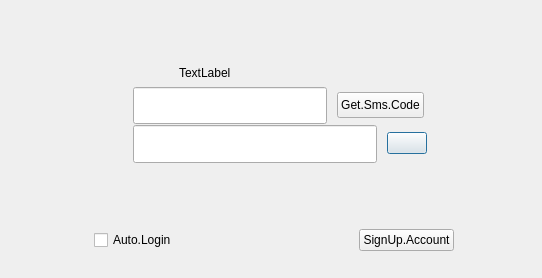
<?xml version="1.0" encoding="UTF-8"?>
<ui version="4.0">
 <class>XLLoginDialog</class>
 <widget class="QDialog" name="XLLoginDialog">
  <property name="geometry">
   <rect>
    <x>0</x>
    <y>0</y>
    <width>542</width>
    <height>278</height>
   </rect>
  </property>
  <property name="minimumSize">
   <size>
    <width>542</width>
    <height>278</height>
   </size>
  </property>
  <property name="maximumSize">
   <size>
    <width>542</width>
    <height>278</height>
   </size>
  </property>
  <property name="windowTitle">
   <string>Dialog</string>
  </property>
  <layout class="QVBoxLayout" name="verticalLayout">
   <property name="spacing">
    <number>0</number>
   </property>
   <property name="leftMargin">
    <number>0</number>
   </property>
   <property name="topMargin">
    <number>0</number>
   </property>
   <property name="rightMargin">
    <number>0</number>
   </property>
   <property name="bottomMargin">
    <number>0</number>
   </property>
   <item>
    <widget class="QFrame" name="topFrame">
     <property name="sizePolicy">
      <sizepolicy hsizetype="Expanding" vsizetype="Expanding">
       <horstretch>0</horstretch>
       <verstretch>0</verstretch>
      </sizepolicy>
     </property>
     <property name="frameShape">
      <enum>QFrame::NoFrame</enum>
     </property>
     <property name="frameShadow">
      <enum>QFrame::Raised</enum>
     </property>
     <layout class="QVBoxLayout" name="verticalLayout_2">
      <property name="spacing">
       <number>0</number>
      </property>
      <property name="leftMargin">
       <number>0</number>
      </property>
      <property name="topMargin">
       <number>32</number>
      </property>
      <property name="rightMargin">
       <number>0</number>
      </property>
      <property name="bottomMargin">
       <number>0</number>
      </property>
      <item>
       <widget class="QLabel" name="titleLabel">
        <property name="sizePolicy">
         <sizepolicy hsizetype="Expanding" vsizetype="Fixed">
          <horstretch>0</horstretch>
          <verstretch>0</verstretch>
         </sizepolicy>
        </property>
        <property name="text">
         <string/>
        </property>
        <property name="pixmap">
         <pixmap resource="obs.qrc">:/res/images/sign_in_title.png</pixmap>
        </property>
        <property name="alignment">
         <set>Qt::AlignCenter</set>
        </property>
       </widget>
      </item>
      <item>
       <widget class="QWidget" name="warningBar" native="true">
        <property name="sizePolicy">
         <sizepolicy hsizetype="Expanding" vsizetype="Fixed">
          <horstretch>0</horstretch>
          <verstretch>0</verstretch>
         </sizepolicy>
        </property>
        <property name="minimumSize">
         <size>
          <width>0</width>
          <height>40</height>
         </size>
        </property>
        <property name="maximumSize">
         <size>
          <width>16777215</width>
          <height>40</height>
         </size>
        </property>
        <layout class="QHBoxLayout" name="horizontalLayout_5">
         <property name="spacing">
          <number>0</number>
         </property>
         <property name="leftMargin">
          <number>172</number>
         </property>
         <property name="topMargin">
          <number>14</number>
         </property>
         <property name="rightMargin">
          <number>0</number>
         </property>
         <property name="bottomMargin">
          <number>0</number>
         </property>
         <item>
          <widget class="QLabel" name="warningIconLabel">
           <property name="sizePolicy">
            <sizepolicy hsizetype="Fixed" vsizetype="Fixed">
             <horstretch>0</horstretch>
             <verstretch>0</verstretch>
            </sizepolicy>
           </property>
           <property name="text">
            <string/>
           </property>
           <property name="pixmap">
            <pixmap resource="obs.qrc">:/res/images/warning.png</pixmap>
           </property>
          </widget>
         </item>
         <item>
          <widget class="QLabel" name="warningLabel">
           <property name="text">
            <string>TextLabel</string>
           </property>
          </widget>
         </item>
        </layout>
       </widget>
      </item>
      <item alignment="Qt::AlignHCenter">
       <widget class="QWidget" name="widget" native="true">
        <property name="sizePolicy">
         <sizepolicy hsizetype="Fixed" vsizetype="Fixed">
          <horstretch>0</horstretch>
          <verstretch>0</verstretch>
         </sizepolicy>
        </property>
        <property name="minimumSize">
         <size>
          <width>0</width>
          <height>117</height>
         </size>
        </property>
        <property name="maximumSize">
         <size>
          <width>16777215</width>
          <height>117</height>
         </size>
        </property>
        <layout class="QHBoxLayout" name="horizontalLayout_9">
         <property name="spacing">
          <number>20</number>
         </property>
         <property name="leftMargin">
          <number>0</number>
         </property>
         <property name="topMargin">
          <number>0</number>
         </property>
         <property name="rightMargin">
          <number>0</number>
         </property>
         <property name="bottomMargin">
          <number>40</number>
         </property>
         <item>
          <widget class="QLabel" name="label">
           <property name="sizePolicy">
            <sizepolicy hsizetype="Fixed" vsizetype="Fixed">
             <horstretch>0</horstretch>
             <verstretch>0</verstretch>
            </sizepolicy>
           </property>
           <property name="text">
            <string/>
           </property>
           <property name="pixmap">
            <pixmap resource="obs.qrc">:/res/images/xiaomei_avatar.png</pixmap>
           </property>
          </widget>
         </item>
         <item>
          <widget class="QWidget" name="editPanel" native="true">
           <property name="sizePolicy">
            <sizepolicy hsizetype="Fixed" vsizetype="Fixed">
             <horstretch>0</horstretch>
             <verstretch>0</verstretch>
            </sizepolicy>
           </property>
           <property name="minimumSize">
            <size>
             <width>304</width>
             <height>77</height>
            </size>
           </property>
           <property name="maximumSize">
            <size>
             <width>304</width>
             <height>77</height>
            </size>
           </property>
           <layout class="QVBoxLayout" name="verticalLayout_3">
            <property name="spacing">
             <number>0</number>
            </property>
            <property name="leftMargin">
             <number>0</number>
            </property>
            <property name="topMargin">
             <number>0</number>
            </property>
            <property name="rightMargin">
             <number>0</number>
            </property>
            <property name="bottomMargin">
             <number>0</number>
            </property>
            <item>
             <widget class="QWidget" name="mobilePanel" native="true">
              <property name="minimumSize">
               <size>
                <width>0</width>
                <height>38</height>
               </size>
              </property>
              <property name="maximumSize">
               <size>
                <width>16777215</width>
                <height>38</height>
               </size>
              </property>
              <layout class="QHBoxLayout" name="horizontalLayout_6">
               <property name="spacing">
                <number>10</number>
               </property>
               <property name="leftMargin">
                <number>1</number>
               </property>
               <property name="topMargin">
                <number>1</number>
               </property>
               <property name="rightMargin">
                <number>12</number>
               </property>
               <property name="bottomMargin">
                <number>0</number>
               </property>
               <item>
                <widget class="QLineEdit" name="mobileEdit">
                 <property name="sizePolicy">
                  <sizepolicy hsizetype="Expanding" vsizetype="Fixed">
                   <horstretch>0</horstretch>
                   <verstretch>0</verstretch>
                  </sizepolicy>
                 </property>
                 <property name="minimumSize">
                  <size>
                   <width>0</width>
                   <height>37</height>
                  </size>
                 </property>
                 <property name="maximumSize">
                  <size>
                   <width>16777215</width>
                   <height>37</height>
                  </size>
                 </property>
                 <property name="baseSize">
                  <size>
                   <width>0</width>
                   <height>0</height>
                  </size>
                 </property>
                 <property name="focusPolicy">
                  <enum>Qt::StrongFocus</enum>
                 </property>
                 <property name="inputMethodHints">
                  <set>Qt::ImhDialableCharactersOnly|Qt::ImhNoAutoUppercase</set>
                 </property>
                 <property name="frame">
                  <bool>true</bool>
                 </property>
                 <property name="alignment">
                  <set>Qt::AlignLeading|Qt::AlignLeft|Qt::AlignVCenter</set>
                 </property>
                </widget>
               </item>
               <item>
                <widget class="QWidget" name="widget_2" native="true">
                 <layout class="QHBoxLayout" name="horizontalLayout_7">
                  <property name="spacing">
                   <number>0</number>
                  </property>
                  <property name="leftMargin">
                   <number>0</number>
                  </property>
                  <property name="topMargin">
                   <number>0</number>
                  </property>
                  <property name="rightMargin">
                   <number>0</number>
                  </property>
                  <property name="bottomMargin">
                   <number>0</number>
                  </property>
                  <item>
                   <widget class="QPushButton" name="getSmsButton">
                    <property name="sizePolicy">
                     <sizepolicy hsizetype="Minimum" vsizetype="Fixed">
                      <horstretch>0</horstretch>
                      <verstretch>0</verstretch>
                     </sizepolicy>
                    </property>
                    <property name="minimumSize">
                     <size>
                      <width>0</width>
                      <height>26</height>
                     </size>
                    </property>
                    <property name="maximumSize">
                     <size>
                      <width>16777215</width>
                      <height>26</height>
                     </size>
                    </property>
                    <property name="text">
                     <string>Get.Sms.Code</string>
                    </property>
                   </widget>
                  </item>
                 </layout>
                </widget>
               </item>
              </layout>
             </widget>
            </item>
            <item>
             <widget class="QWidget" name="smsCodePanel" native="true">
              <property name="minimumSize">
               <size>
                <width>0</width>
                <height>39</height>
               </size>
              </property>
              <property name="maximumSize">
               <size>
                <width>16777215</width>
                <height>39</height>
               </size>
              </property>
              <layout class="QHBoxLayout" name="horizontalLayout_8">
               <property name="spacing">
                <number>10</number>
               </property>
               <property name="leftMargin">
                <number>1</number>
               </property>
               <property name="topMargin">
                <number>1</number>
               </property>
               <property name="rightMargin">
                <number>9</number>
               </property>
               <property name="bottomMargin">
                <number>1</number>
               </property>
               <item>
                <widget class="QLineEdit" name="smsCodeEdit">
                 <property name="sizePolicy">
                  <sizepolicy hsizetype="Expanding" vsizetype="Fixed">
                   <horstretch>0</horstretch>
                   <verstretch>0</verstretch>
                  </sizepolicy>
                 </property>
                 <property name="minimumSize">
                  <size>
                   <width>0</width>
                   <height>38</height>
                  </size>
                 </property>
                 <property name="maximumSize">
                  <size>
                   <width>16777215</width>
                   <height>38</height>
                  </size>
                 </property>
                 <property name="inputMethodHints">
                  <set>Qt::ImhNoAutoUppercase|Qt::ImhPreferNumbers</set>
                 </property>
                </widget>
               </item>
               <item>
                <widget class="QWidget" name="widget_3" native="true">
                 <layout class="QHBoxLayout" name="horizontalLayout_4">
                  <property name="spacing">
                   <number>0</number>
                  </property>
                  <property name="leftMargin">
                   <number>0</number>
                  </property>
                  <property name="topMargin">
                   <number>0</number>
                  </property>
                  <property name="rightMargin">
                   <number>0</number>
                  </property>
                  <property name="bottomMargin">
                   <number>0</number>
                  </property>
                  <item>
                   <widget class="QPushButton" name="signInButton">
                    <property name="sizePolicy">
                     <sizepolicy hsizetype="Minimum" vsizetype="Fixed">
                      <horstretch>0</horstretch>
                      <verstretch>0</verstretch>
                     </sizepolicy>
                    </property>
                    <property name="icon">
                     <iconset resource="obs.qrc">
                      <normaloff>:/res/images/enter.png</normaloff>:/res/images/enter.png</iconset>
                    </property>
                    <property name="iconSize">
                     <size>
                      <width>28</width>
                      <height>26</height>
                     </size>
                    </property>
                    <property name="default">
                     <bool>true</bool>
                    </property>
                   </widget>
                  </item>
                 </layout>
                </widget>
               </item>
              </layout>
             </widget>
            </item>
           </layout>
          </widget>
         </item>
        </layout>
       </widget>
      </item>
      <item>
       <widget class="QWidget" name="buttonBox" native="true">
        <layout class="QHBoxLayout" name="horizontalLayout">
         <property name="spacing">
          <number>0</number>
         </property>
         <property name="leftMargin">
          <number>0</number>
         </property>
         <property name="topMargin">
          <number>0</number>
         </property>
         <property name="rightMargin">
          <number>0</number>
         </property>
         <property name="bottomMargin">
          <number>0</number>
         </property>
         <item>
          <widget class="XLClickableWidget" name="autoLoginWrapper" native="true">
           <layout class="QHBoxLayout" name="horizontalLayout_2">
            <property name="spacing">
             <number>0</number>
            </property>
            <property name="leftMargin">
             <number>0</number>
            </property>
            <property name="topMargin">
             <number>0</number>
            </property>
            <property name="rightMargin">
             <number>0</number>
            </property>
            <property name="bottomMargin">
             <number>0</number>
            </property>
            <item alignment="Qt::AlignHCenter|Qt::AlignVCenter">
             <widget class="QCheckBox" name="autoLoginCheckBox">
              <property name="sizePolicy">
               <sizepolicy hsizetype="Minimum" vsizetype="Minimum">
                <horstretch>0</horstretch>
                <verstretch>0</verstretch>
               </sizepolicy>
              </property>
              <property name="text">
               <string>Auto.Login</string>
              </property>
             </widget>
            </item>
           </layout>
          </widget>
         </item>
         <item alignment="Qt::AlignHCenter">
          <widget class="XLClickableWidget" name="signUpWrapper" native="true">
           <property name="sizePolicy">
            <sizepolicy hsizetype="Preferred" vsizetype="Preferred">
             <horstretch>0</horstretch>
             <verstretch>0</verstretch>
            </sizepolicy>
           </property>
           <property name="minimumSize">
            <size>
             <width>271</width>
             <height>0</height>
            </size>
           </property>
           <property name="maximumSize">
            <size>
             <width>271</width>
             <height>16777215</height>
            </size>
           </property>
           <layout class="QHBoxLayout" name="horizontalLayout_3">
            <property name="spacing">
             <number>0</number>
            </property>
            <property name="leftMargin">
             <number>0</number>
            </property>
            <property name="topMargin">
             <number>0</number>
            </property>
            <property name="rightMargin">
             <number>0</number>
            </property>
            <property name="bottomMargin">
             <number>0</number>
            </property>
            <item alignment="Qt::AlignHCenter|Qt::AlignVCenter">
             <widget class="QPushButton" name="signUpButton">
              <property name="sizePolicy">
               <sizepolicy hsizetype="Fixed" vsizetype="Fixed">
                <horstretch>0</horstretch>
                <verstretch>0</verstretch>
               </sizepolicy>
              </property>
              <property name="text">
               <string>SignUp.Account</string>
              </property>
              <property name="icon">
               <iconset resource="obs.qrc">
                <normaloff>:/res/images/sign_up.png</normaloff>:/res/images/sign_up.png</iconset>
              </property>
             </widget>
            </item>
           </layout>
          </widget>
         </item>
        </layout>
       </widget>
      </item>
     </layout>
    </widget>
   </item>
  </layout>
 </widget>
 <customwidgets>
  <customwidget>
   <class>XLClickableWidget</class>
   <extends>QWidget</extends>
   <header>xl-clickable-widget.hpp</header>
   <container>1</container>
  </customwidget>
 </customwidgets>
 <resources>
  <include location="obs.qrc"/>
 </resources>
 <connections/>
</ui>
